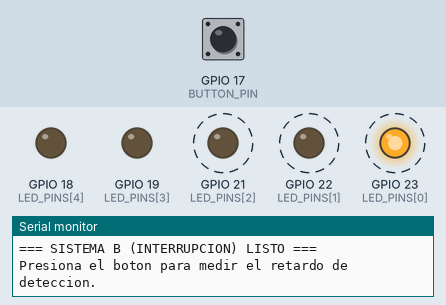
This sketch was run on a simulated ESP32. On the bench: output pins drawn as LEDs (lit = HIGH), the last lines printed to the serial monitor. Dashed ring = blinking. The inputs (shaded band) are chosen by the test bench; at power-on: GPIO 17 (BUTTON_PIN) HIGH.

Above: at 0.07 s.
At 1.25 s:
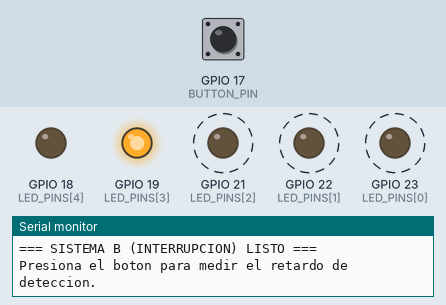
1.3 s: GPIO 17 (BUTTON_PIN) pulled LOW for 0.15 s
At 1.7 s:
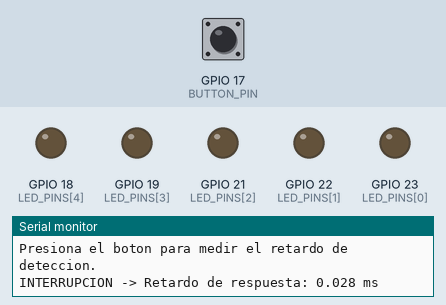
Timing chart, 0 to 10.3 s (numbered marks = the images above; inputs shaded):
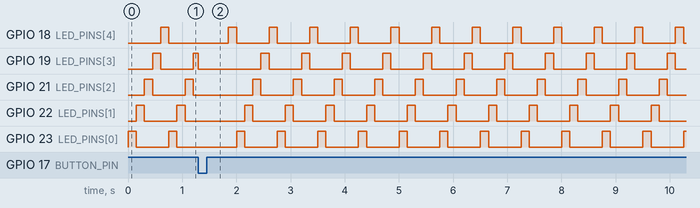

The sketch:

Sistema_B_Interrupcion.ino
```cpp
/*
  =========================================================
  SISTEMA B - DETECCION POR INTERRUPCION (ISR)
  Proyecto A2 - Arquitectura de Computadores
  Placa: ESP32
  =========================================================

  IDEA DEL EXPERIMENTO:
  La CPU ejecuta la misma "tarea pesada" que el Sistema A
  (secuencia de LEDs con delay() bloqueante). Pero ahora el
  boton esta conectado a una interrupcion de hardware (ISR).

  Cuando el boton se presiona, el microcontrolador DETIENE
  momentaneamente lo que esta haciendo (sin importar en que
  parte de la secuencia de LEDs este) y ejecuta la ISR de
  inmediato. Ahi mismo se apagan los LEDs y se registra el
  instante exacto de reaccion.

  Esto demuestra que las interrupciones no dependen de que
  el codigo "llegue" a revisar el boton: el hardware avisa
  a la CPU en cuanto ocurre el evento.

  NOTA: en el ESP32 (a diferencia del Arduino Uno) casi
  cualquier GPIO soporta attachInterrupt, por eso podemos
  usar el GPIO 17 sin ningun truco especial.
*/

// ---------- CONFIGURACION DE PINES (segun cableado real) ----------
const int LED_PINS[] = {23, 22, 21, 19, 18}; // amarillo, verde, rojo, verde, verde
const int NUM_LEDS = 5;
const int BUTTON_PIN = 17;     // Boton (señal), soporta interrupcion sin problema
const int LED_DELAY_MS = 150;  // Duracion de la "tarea pesada" por paso

// ---------- VARIABLES DE LA ISR ----------
volatile unsigned long retardoMedido_us = 0;  // tiempo YA calculado DENTRO de la ISR
volatile bool interrupcionPendiente = false;  // bandera para reportar por Serial
volatile unsigned long ultimaInterrupcion = 0; // para antirrebote

// ---------- VARIABLES DE LA SECUENCIA DE LEDS ----------
int ledActual = 0;

// Declaracion explicita de la ISR (necesaria en ESP32 por el atributo IRAM_ATTR)
void IRAM_ATTR ISR_boton();

void setup() {
  Serial.begin(115200);
  for (int i = 0; i < NUM_LEDS; i++) {
    pinMode(LED_PINS[i], OUTPUT);
  }
  pinMode(BUTTON_PIN, INPUT_PULLUP);

  attachInterrupt(digitalPinToInterrupt(BUTTON_PIN), ISR_boton, FALLING);

  Serial.println("=== SISTEMA B (INTERRUPCION) LISTO ===");
  Serial.println("Presiona el boton para medir el retardo de deteccion.");
}

void loop() {
  // ---------- REPORTE DE LA MEDICION (solo Serial.print, NO la reaccion) ----------
  // La reaccion real (apagar LEDs) ya ocurrio dentro de la ISR.
  // Aqui solo informamos el resultado por el Monitor Serial.
  if (interrupcionPendiente) {
    // El valor ya fue calculado DENTRO de la ISR (ver mas abajo).
    // Aqui solo lo mostramos, no volvemos a medir nada.
    Serial.print("INTERRUPCION -> Retardo de respuesta: ");
    Serial.print(retardoMedido_us / 1000.0, 3);
    Serial.println(" ms");
    interrupcionPendiente = false;
    delay(500); // pausa visual antes de reanudar la secuencia
  }

  // ---------- TAREA PESADA: secuencia de LEDs (BLOQUEANTE) ----------
  apagarTodosLosLeds();
  digitalWrite(LED_PINS[ledActual], HIGH);
  ledActual = (ledActual + 1) % NUM_LEDS;
  delay(LED_DELAY_MS);
}

// ---------- ISR: reacciona INMEDIATAMENTE al presionar el boton ----------
// IRAM_ATTR asegura que la funcion se cargue en RAM (requisito del ESP32
// para rutinas de interrupcion, no existe en Arduino Uno).
void IRAM_ATTR ISR_boton() {
  unsigned long ahora = millis();
  if (ahora - ultimaInterrupcion > 200) { // antirrebote simple
    unsigned long inicio = micros(); // instante en que el hardware avisa a la CPU

    // Reaccion inmediata: apagar los LEDs sin esperar al loop()
    for (int i = 0; i < NUM_LEDS; i++) {
      digitalWrite(LED_PINS[i], LOW);
    }

    unsigned long fin = micros(); // instante en que la reaccion ya se completo

    // Este SI es el retardo real: lo que tarda la CPU en reaccionar
    // desde que el hardware la interrumpe hasta que termina de apagar los LEDs.
    retardoMedido_us = fin - inicio;

    interrupcionPendiente = true; // solo para que el loop() reporte el dato
    ultimaInterrupcion = ahora;
  }
}

void apagarTodosLosLeds() {
  for (int i = 0; i < NUM_LEDS; i++) {
    digitalWrite(LED_PINS[i], LOW);
  }
}
```

Measured:
- by itself, GPIO 18 (LED_PINS[4]), GPIO 21 (LED_PINS[2]), GPIO 22 (LED_PINS[1]), GPIO 23 (LED_PINS[0]): alternates HIGH for 0.15 s and LOW for 0.60 s
- by itself, GPIO 19 (LED_PINS[3]): repeats every 0.75 s: HIGH 0.15 s, LOW 0.60 s
